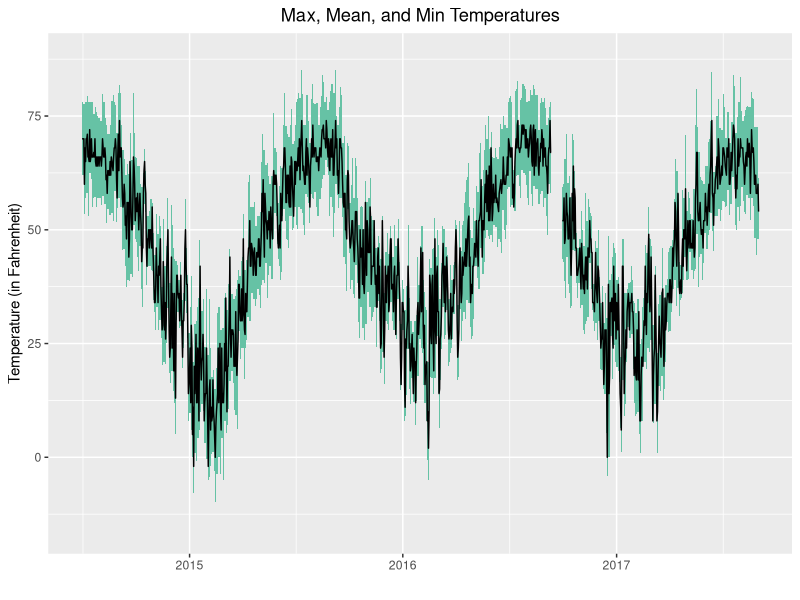
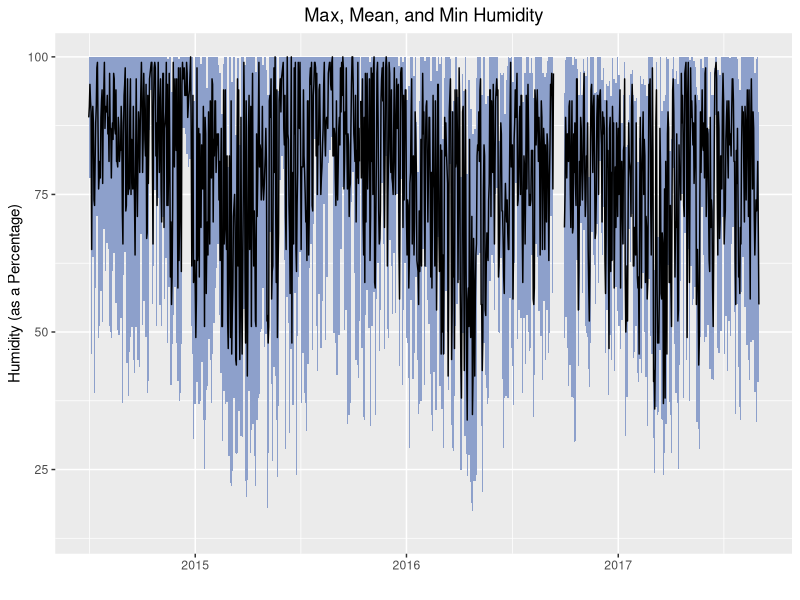

Recreate these plots in R, in order.
# Example Plots

library(ggplot2)
library(RColorBrewer)

weather <- read.csv('weathertest.csv')

weather$Date <- as.character(weather$Date)
weather$Date <- as.Date(weather$Date)

theme_update(plot.title = element_text(hjust = 0.5))

ggplot(data = weather, aes(x = Date, y = Mean_TemperatureF)) +
  geom_ribbon(aes(ymin = Min_TemperatureF, ymax = Max_TemperatureF),
              fill = brewer.pal(5, "Set2")[1]) +
  geom_line() +
  labs(title = "Max, Mean, and Min Temperatures",
       x = "",
       y = "Temperature (in Fahrenheit)")

ggplot(data = weather, aes(x = Date, y = Mean_Humidity)) +
  geom_ribbon(aes(ymin = Min_Humidity, ymax = Max_Humidity),
              fill = brewer.pal(5, "Set2")[3]) +
  geom_line() +
  labs(title = "Max, Mean, and Min Humidity",
       x = "",
       y = "Humidity (as a Percentage)")
